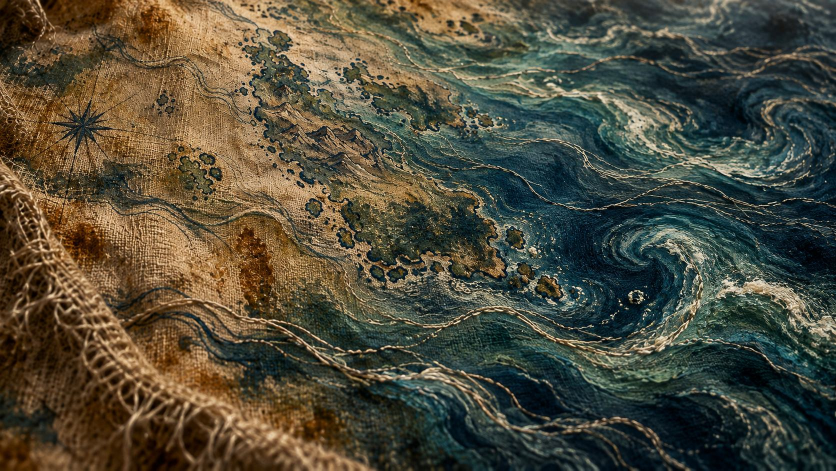
#> input picture projects/el-viento-trae-tu-nombre/director2/runner_probe/B01-S03_runner_source_quality76.jpg, 1672 x 941 px (shown at 1/2 size)
$ python -i hybrid_painterly_fx.py   (imports and definitions only)
#> lines starting #> are read from the running program, lines starting #| are printed output that depends on the picture
#> further down, picture is the input picture: shape (941, 1672, 3); mean B, G, R 59, 75.6, 79.4
#!/usr/bin/env python3
"""Reusable CPU video effects for AIVideoEdit.

Designed for painterly still/image sequences. No GPU or external model required.
Effects are deterministic and preserve a stable painted surface.
"""
from __future__ import annotations
import math
from dataclasses import dataclass
import cv2
import numpy as np

@dataclass(frozen=True)
class FamilyStyle:
    fog_bgr: tuple[int,int,int]
    light_bgr: tuple[int,int,int]
    rain: float = 0.0
    embers: float = 0.0
    smoke: float = 0.0

FAMILY_STYLES = {
    "village": FamilyStyle((118,104,92),(190,196,188),rain=0.75,smoke=0.35),
    "threshold": FamilyStyle((92,92,96),(70,172,245),rain=0.35,embers=0.15,smoke=0.40),
    "tavern": FamilyStyle((55,72,92),(32,132,255),embers=0.70,smoke=0.78),
    "coin": FamilyStyle((118,110,104),(240,235,225),embers=0.10,smoke=0.20),
    "dawn": FamilyStyle((90,110,132),(90,190,255),embers=0.20,smoke=0.28),
}

# [18 lines left out: functions clean_storyboard_text, upscale_painterly, not called in this run]

def depth_proxy(bgr: np.ndarray) -> np.ndarray:
    """Fast pseudo-depth for stable 2.5D parallax. This is not metric depth."""
    h,w=bgr.shape[:2]
#> h = 941; w = 1672
    lab=cv2.cvtColor(bgr,cv2.COLOR_BGR2LAB)
#> lab: shape (941, 1672, 3); mean of channels 0, 1, 2 80.5, 127.7, 138.2
    L=lab[:,:,0].astype(np.float32)/255.0
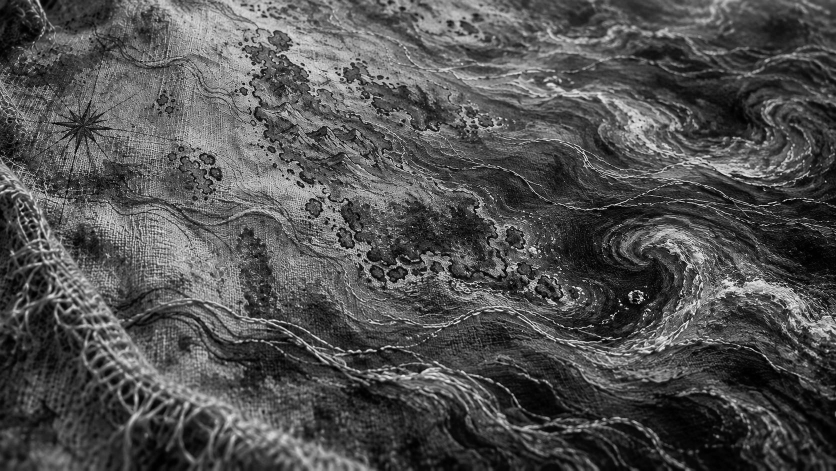
#> L: shape (941, 1672) float32 (shown at 1/2 size); min 0, max 1, mean 0.316
    local=np.abs(L-cv2.GaussianBlur(L,(0,0),5.0))
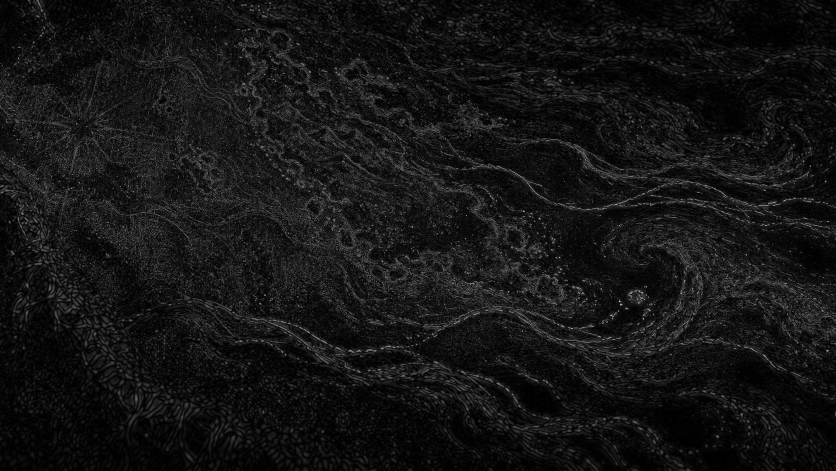
#> local: shape (941, 1672) float32 (shown at 1/2 size); min 4.47e-08, max 0.868, mean 0.0824
    edges=cv2.Canny(bgr,60,140).astype(np.float32)/255.0
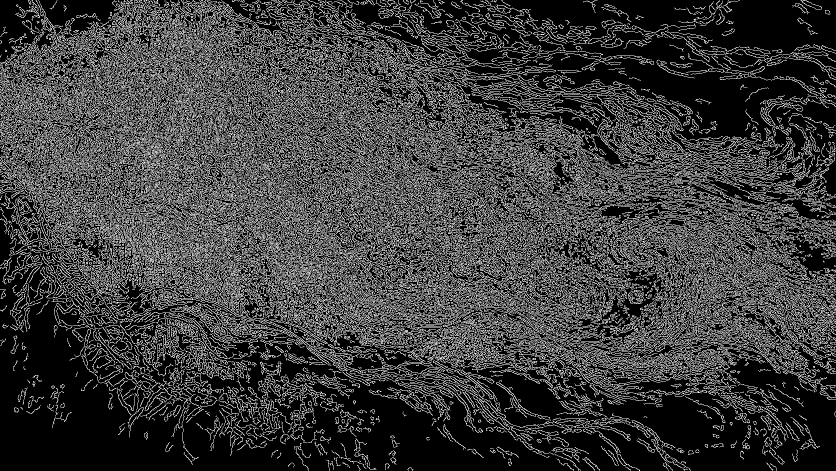
#> edges: shape (941, 1672) float32 (shown at 1/2 size); values 0 (black) and 1 (white), 24.1% white in thin lines or dots
    edges=cv2.GaussianBlur(edges,(0,0),3.5)
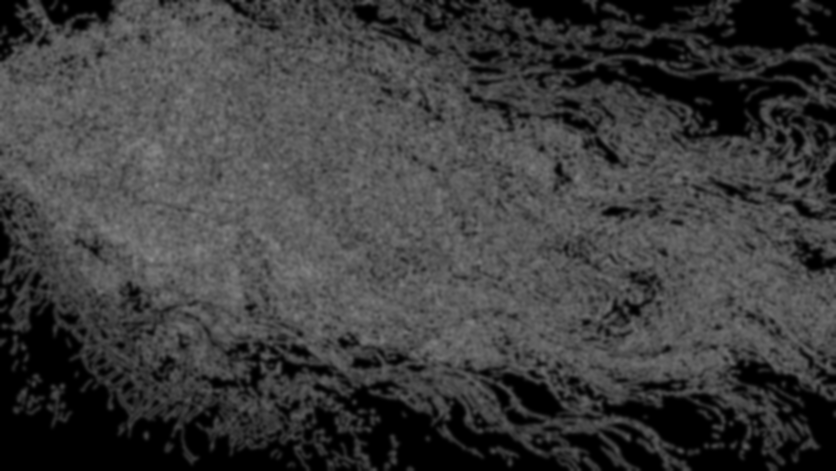
#> edges: shape (941, 1672) float32 (shown at 1/2 size); min 0, max 0.551, mean 0.241
    y=np.linspace(0,1,h,dtype=np.float32)[:,None]
#> y = 941 values from 0 to 1
    perspective=np.repeat(y,w,axis=1)
    d=0.62*perspective+0.23*np.clip(local*4.0,0,1)+0.15*edges
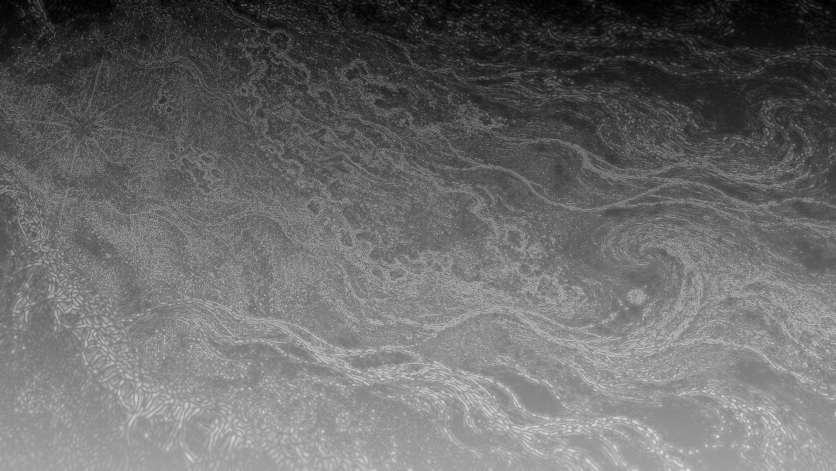
#> d: shape (941, 1672) float32 (shown at 1/2 size); min 7.75e-05, max 0.889, mean 0.419
    d=cv2.GaussianBlur(d,(0,0),2.0)
    lo,hi=np.percentile(d,[3,97])
#> lo = 0.0733; hi = 0.664
    return np.clip((d-lo)/(hi-lo+1e-6),0,1).astype(np.float32)
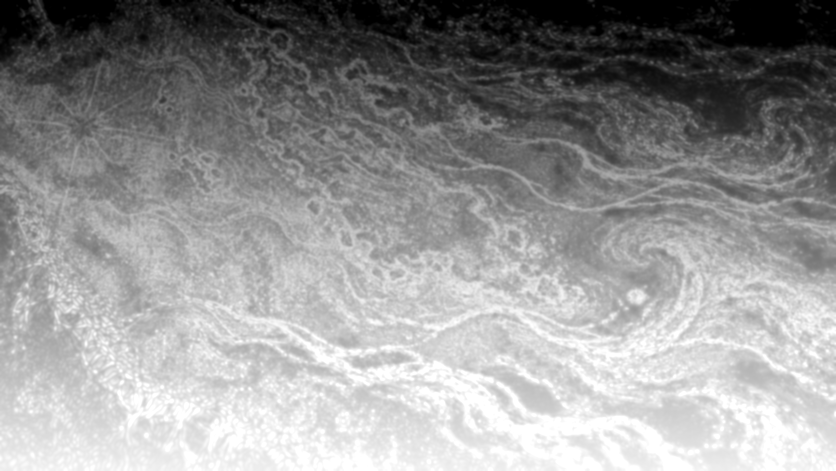
#> returned value: shape (941, 1672) float32 (shown at 1/2 size); min 0, max 1, mean 0.585

# [198 lines left out: functions depth_parallax, _noise_field, advected_atmosphere, motivated_particles, firelight_breath, pigment_dissolve and 10 more, not called in this run]

>>> import cv2
>>> picture = cv2.imread('../../../projects/el-viento-trae-tu-nombre/director2/runner_probe/B01-S03_runner_source_quality76.jpg')
>>> result = depth_proxy(picture)
